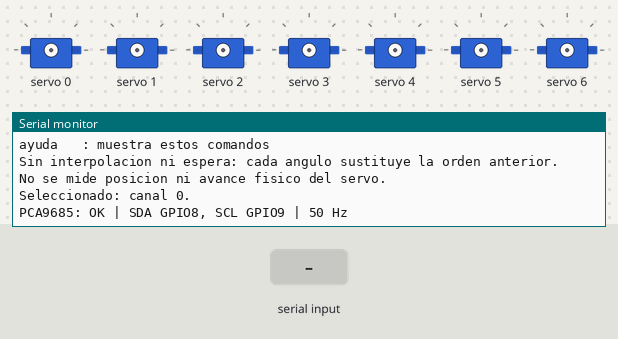
The sketch below on a simulated Seeed XIAO ESP32-C3. Shown: 7 × servo, the last lines printed to the serial monitor. Inputs (shaded band) come from the test bench.

Above: at 1.2 s.
1.3 s: "home\n" received over Serial
At 2.3 s:
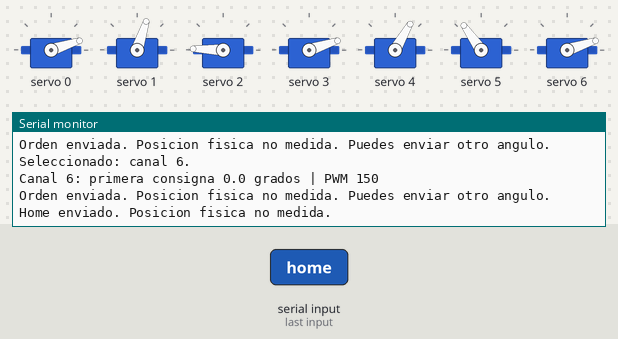
2.8 s: "estado\n" received over Serial
At 3.9 s:
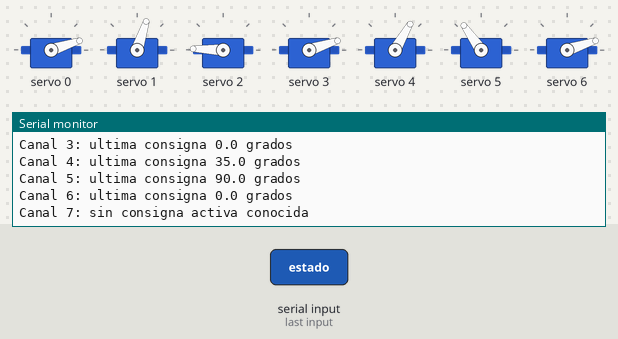
4.3 s: "i2c\n" received over Serial
At 5.5 s:
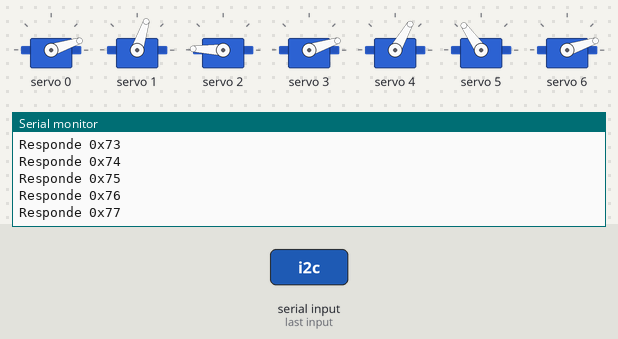
5.8 s: "apagar\n" received over Serial
At 6.7 s:
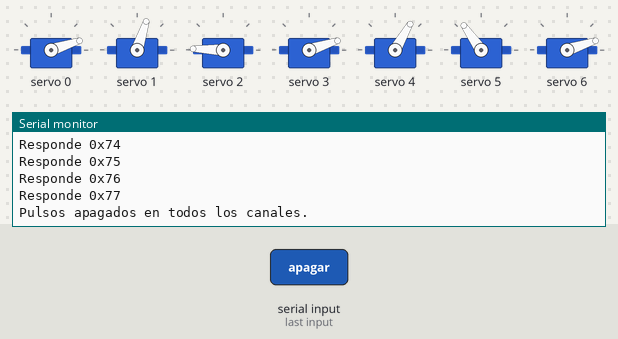
7.3 s: "Test\n" received over Serial
At 7.9 s:
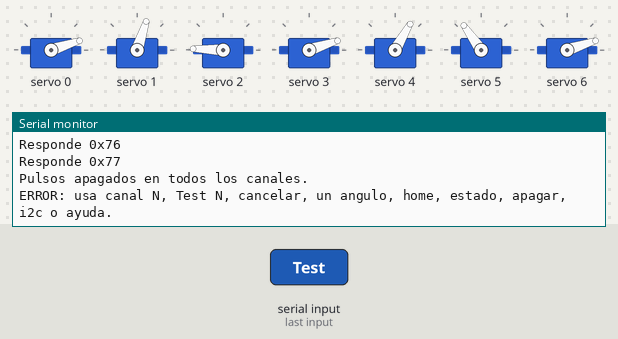
Timing chart, 0 to 9.8 s (numbered marks = the images above; inputs shaded):
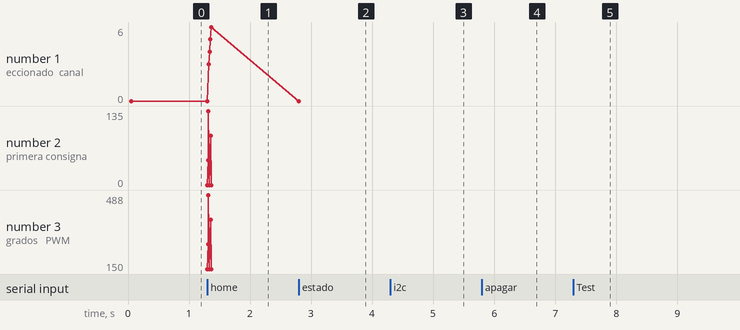

The sketch:

ServoBench.ino
```cpp
#include <Adafruit_PWMServoDriver.h>
#include <Wire.h>
#include <math.h>
#include <stdlib.h>
#include <string.h>

// Control directo por USB: XIAO ESP32-C3 + PCA9685 + MG995 posicionales.
constexpr int SDA_PIN = 8, SCL_PIN = 9;
constexpr uint8_t PCA_ADDRESS = 0x40;
// Cuentas PWM a 50 Hz, conservadas del programa original del usuario.
// No son microsegundos ni extremos calibrados automaticamente.
constexpr uint16_t SERVOMIN = 150, SERVOMAX = 600;
Adafruit_PWMServoDriver pca(PCA_ADDRESS);
int selected = 0; // 1 representa siempre el par 1+2; canal 2 es alias.
bool healthy = false, greeted = false;
bool hasCommand[8] = {};
float lastCommand[8] = {};
char line[80];
size_t used = 0;
bool overflow = false;
bool testActive = false;
int testChannel = 0;
size_t testStep = 0;
uint32_t testLastStep = 0;
constexpr float TEST_ANGLES[] = {0, 90, 0, 110};
constexpr uint32_t TEST_INTERVAL_MS = 3000;

void cancelTest() {
  if (testActive)
    Serial.println("Test cancelado; se conserva la ultima consigna.");
  testActive = false;
}

void showSelection() {
  if (selected == 1)
    Serial.println("Seleccionado: par canales 1 y 2 en espejo.");
  else
    Serial.printf("Seleccionado: canal %d.\n", selected);
}
void help() {
  Serial.println("\n--- MG995: control directo por angulo ---");
  Serial.println("canal N : selecciona 0..7; 1 y 2 seleccionan el mismo par");
  Serial.println("90      : envia 90 grados; tambien puedes escribir mover 90");
  Serial.println("estado  : muestra las ultimas consignas enviadas");
  Serial.println("home    : envia las consignas home; par 1+2 en espejo");
  Serial.println("Test N  : canal individual 0..7, sin espejo: 0, 90, 0, 110 cada 3 s");
  Serial.println("cancelar: interrumpe Test conservando la ultima consigna");
  Serial.println("apagar  : apaga los pulsos de TODOS los canales");
  Serial.println("i2c     : busca dispositivos (probar sin carga)");
  Serial.println("ayuda   : muestra estos comandos");
  Serial.println(
      "Sin interpolacion ni espera: cada angulo sustituye la orden anterior.");
  Serial.println("No se mide posicion ni avance fisico del servo.");
  showSelection();
  Serial.printf("PCA9685: %s | SDA GPIO8, SCL GPIO9 | 50 Hz\n",
                healthy ? "OK" : "ERROR I2C");
}
void fault() {
  testActive = false;
  healthy = false;
  Serial.println(
      "ERROR I2C: no se confirma la escritura. Revisa conexiones y reinicia.");
}
bool writeServo(int channel, float angle) {
  const uint16_t pulse =
      lroundf(SERVOMIN + angle / 180.0f * (SERVOMAX - SERVOMIN));
  if (pca.setPWM(channel, 0, pulse) != 0) {
    fault();
    return false;
  }
  if (hasCommand[channel]) {
    Serial.printf("Canal %d: consigna %.1f -> %.1f grados | PWM %u\n", channel,
                  lastCommand[channel], angle, pulse);
  } else {
    Serial.printf("Canal %d: primera consigna %.1f grados | PWM %u\n", channel,
                  angle, pulse);
  }
  lastCommand[channel] = angle;
  hasCommand[channel] = true;
  return true;
}
void moveTo(float angle) {
  if (!healthy) {
    Serial.println(
        "ERROR: PCA9685 no disponible. Ejecuta i2c y revisa cableado.");
    return;
  }
  if (!isfinite(angle) || angle < 0 || angle > 180) {
    Serial.println("ERROR: escribe un angulo entre 0 y 180.");
    return;
  }
  showSelection();
  if (selected == 1) {
    if (!writeServo(1, angle))
      return;
    if (!writeServo(2, 180.0f - angle)) {
      Serial.println("ERROR: el canal 1 recibio la orden; el par puede quedar "
                     "descoordinado.");
      return;
    }
  } else if (!writeServo(selected, angle))
    return;
  Serial.println(
      "Orden enviada. Posicion fisica no medida. Puedes enviar otro angulo.");
}
void updateTest() {
  if (!testActive)
    return;
  if (!healthy) {
    cancelTest();
    return;
  }
  if (testStep > 0 && uint32_t(millis() - testLastStep) < TEST_INTERVAL_MS)
    return;
  // Prueba individual del canal fisico, incluso para los canales 1 y 2.
  if (!writeServo(testChannel, TEST_ANGLES[testStep]))
    return;
  testLastStep = millis();
  if (!healthy)
    return;
  ++testStep;
  if (testStep == sizeof(TEST_ANGLES) / sizeof(TEST_ANGLES[0])) {
    testActive = false;
    Serial.println("Test terminado: ultima consigna 110 grados; posicion no medida.");
  }
}
void startTest(int pcaChannel) {
  cancelTest();
  if (!healthy) {
    Serial.println("ERROR: PCA9685 no disponible; Test no iniciado.");
    return;
  }
  testChannel = pcaChannel;
  testStep = 0;
  testActive = true;
  Serial.println("Test individual iniciado: sin espejo ni control de velocidad.");
  updateTest();
}
void goHome() {
  cancelTest();
  // Consignas del banco por canal PCA9685. El canal 2 se mueve con el 1
  // mediante moveTo(): 45 grados en el 1 y 135 grados en el 2.
  // Ejecutar solo tras calibrar el par y validar los limites mecanicos.
  // El canal 7 no tiene home definido y conserva su consigna.
  const int pcaChannels[] = {0, 1, 3, 4, 5, 6};
  const float homeAngles[] = {0, 45, 0, 35, 90, 0};
  if (!healthy) {
    Serial.println("ERROR: PCA9685 no disponible; home no enviado.");
    return;
  }
  const int previousSelection = selected;
  for (size_t i = 0; i < sizeof(pcaChannels) / sizeof(pcaChannels[0]); ++i) {
    selected = pcaChannels[i];
    moveTo(homeAngles[i]);
    if (!healthy) {
      selected = previousSelection;
      Serial.println("ERROR: home interrumpido; consignas parcialmente enviadas.");
      return;
    }
  }
  selected = previousSelection;
  Serial.println("Home enviado. Posicion fisica no medida.");
}
void status() {
  showSelection();
  if (testActive)
    Serial.printf("Test activo: canal %d, %u/4 consignas enviadas.\n",
                  testChannel, (unsigned)testStep);
  for (int i = 0; i < 8; ++i) {
    if (hasCommand[i])
      Serial.printf("Canal %d: ultima consigna %.1f grados\n", i,
                    lastCommand[i]);
    else
      Serial.printf("Canal %d: sin consigna activa conocida\n", i);
  }
}
void scanI2c() {
  int found = 0;
  Serial.println("Escaneando SDA GPIO8 / SCL GPIO9; esperado 0x40.");
  for (uint8_t address = 8; address < 120; ++address) {
    Wire.beginTransmission(address);
    if (Wire.endTransmission() == 0) {
      Serial.printf("Responde 0x%02X\n", address);
      ++found;
    }
  }
  if (!found)
    Serial.println("Sin respuesta: revisar VCC 3.3V, GND comun, SDA y SCL.");
}
bool parseNumber(const char *text, float &value) {
  if (!text || !*text)
    return false;
  char *end;
  value = strtof(text, &end);
  return end != text && *end == '\0' && isfinite(value);
}
void command(char *input) {
  char *context = nullptr;
  char *cmd = strtok_r(input, " \t", &context);
  if (!cmd)
    return;
  char *arg = strtok_r(nullptr, " \t", &context);
  if (strtok_r(nullptr, " \t", &context)) {
    Serial.println("ERROR: demasiados argumentos.");
    return;
  }
  if (!arg && !strcmp(cmd, "ayuda")) {
    help();
    return;
  }
  if (!arg && !strcmp(cmd, "estado")) {
    status();
    return;
  }
  if (!arg && !strcmp(cmd, "home")) {
    goHome();
    return;
  }
  if (!arg && !strcmp(cmd, "i2c")) {
    cancelTest();
    scanI2c();
    return;
  }
  if (!arg && !strcmp(cmd, "apagar")) {
    cancelTest();
    if (!healthy) {
      Serial.println("ERROR I2C: no se puede confirmar apagado.");
      return;
    }
    for (int i = 0; i < 16; ++i) {
      if (pca.setPWM(i, 0, 4096) != 0) {
        fault();
        return;
      }
      if (i < 8)
        hasCommand[i] = false;
    }
    Serial.println("Pulsos apagados en todos los canales.");
    return;
  }
  float value;
  if (!arg && !strcmp(cmd, "cancelar")) {
    cancelTest();
    return;
  }
  if (arg && (!strcmp(cmd, "Test") || !strcmp(cmd, "test") ||
              !strcmp(cmd, "TEST"))) {
    if (!parseNumber(arg, value) || value < 0 || value > 7 ||
        floorf(value) != value) {
      Serial.println("ERROR: usa Test N con un canal entero de 0 a 7.");
      return;
    }
    startTest((int)value);
    return;
  }
  if (arg && !strcmp(cmd, "canal")) {
    if (!parseNumber(arg, value) || value < 0 || value > 7 ||
        floorf(value) != value) {
      Serial.println("ERROR: canal entero de 0 a 7.");
      return;
    }
    selected = value == 2 ? 1 : (int)value;
    showSelection();
    Serial.println(
        "Escribe el angulo (0..180). Los otros canales conservan sus pulsos.");
    return;
  }
  if ((!arg && parseNumber(cmd, value)) ||
      (arg && !strcmp(cmd, "mover") && parseNumber(arg, value))) {
    cancelTest();
    moveTo(value);
    return;
  }
  Serial.println("ERROR: usa canal N, Test N, cancelar, un angulo, home, estado, apagar, i2c o ayuda.");
}
void setup() {
  Serial.begin(115200);
  Wire.begin(SDA_PIN, SCL_PIN);
  Wire.setClock(100000);
  Wire.setTimeOut(10);
  healthy = pca.begin();
  if (healthy) {
    pca.setPWMFreq(50);
    for (int i = 0; i < 16; ++i) {
      if (pca.setPWM(i, 0, 4096) != 0) {
        fault();
        break;
      }
    }
  }
}
void loop() {
  if (!Serial)
    greeted = false;
  if (Serial && !greeted) {
    help();
    greeted = true;
  }
  for (int budget = 0; budget < 80 && Serial.available(); ++budget) {
    const char c = Serial.read();
    if (c == '\n' || c == '\r') {
      if (overflow)
        Serial.println("ERROR: linea demasiado larga; descartada.");
      else {
        line[used] = '\0';
        command(line);
      }
      used = 0;
      overflow = false;
    } else if (!overflow && used < sizeof(line) - 1)
      line[used++] = c;
    else
      overflow = true;
  }
  updateTest();
}
```

Measured:
- after the input at 1.3 s, the serial monitor: prints a new line at once (image 1)
- after the input at 2.8 s, the serial monitor: prints a new line at once (image 2)
- after the input at 4.3 s, the serial monitor: prints a new line at once (image 3)
- plotted number 1: 0 → 6 after the input at 1.3 s
